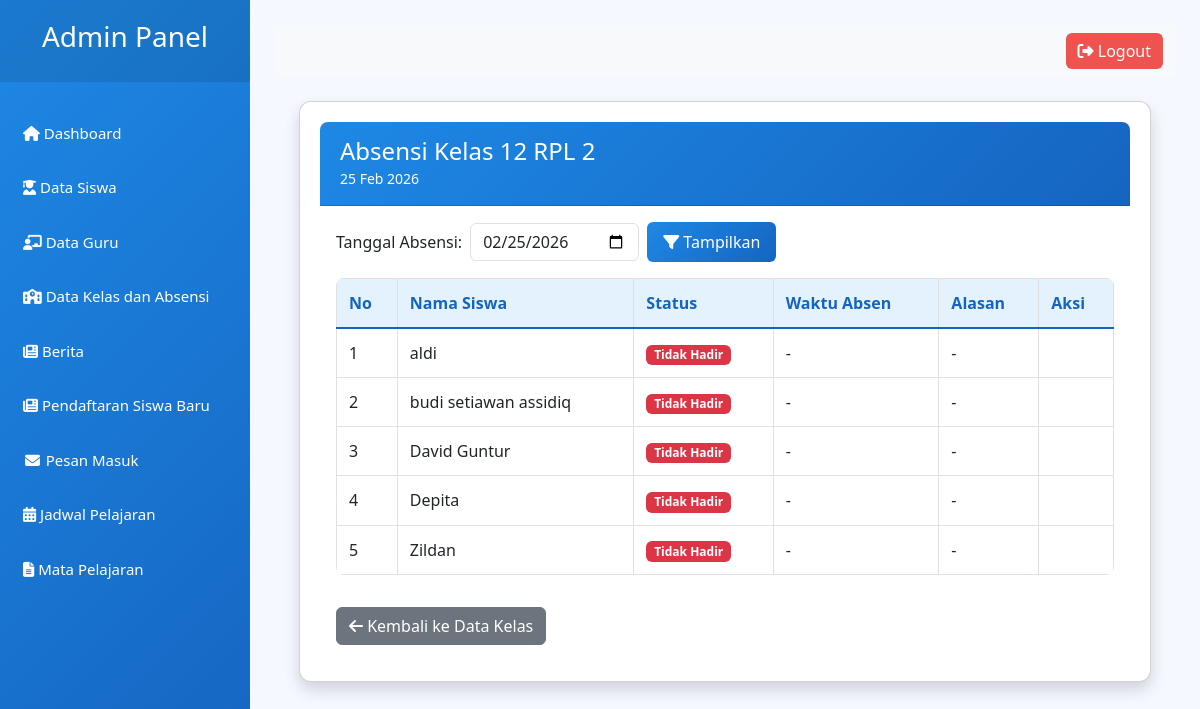
Screenshot of /backend/admin.php?page=absensi&kelas=28 (signed in) with the database file from the repository.
### tables this page shows
CREATE TABLE `kelas` (
  `kelas_id` int NOT NULL,
  `nama` varchar(255) NOT NULL,
  `qr_code` varchar(255) DEFAULT NULL
);

CREATE TABLE `siswa` (
  `siswa_id` int NOT NULL,
  `nama` varchar(30) NOT NULL,
  `username` varchar(50) DEFAULT NULL,
  `password` varchar(255) DEFAULT NULL,
  `kelas_id` int DEFAULT NULL,
  `last_login` datetime DEFAULT NULL,
  `login_time` datetime DEFAULT NULL,
  `login_status` enum('success','failed') DEFAULT NULL,
  `login_photo` varchar(255) DEFAULT NULL,
  `last_attendance` datetime DEFAULT NULL,
  `nis` varchar(20) DEFAULT NULL,
  `email` varchar(100) DEFAULT NULL,
  `telepon` varchar(20) DEFAULT NULL
);

### backend/modules/absensi.php (the view, shortened to what this page needs)
<?php
$kelas_filter = isset($_GET['kelas']) ? intval($_GET['kelas']) : 0;
$kelas_nama = '';
$kelas_stmt = $db->prepare("SELECT nama FROM kelas WHERE kelas_id = ?");
if ($kelas_stmt) {
    $kelas_stmt->bind_param("i", $kelas_filter);
    $kelas_stmt->execute();
    $kelas_stmt->bind_result($kelas_nama);
}
$siswa_stmt = $db->prepare("SELECT siswa_id, nama FROM siswa WHERE kelas_id = ? ORDER BY nama ASC");
if ($siswa_stmt) {
    $siswa_stmt->bind_param("i", $kelas_filter);
    $siswa_stmt->execute();
    $siswa_result = $siswa_stmt->get_result();
} else {
    echo "<div class='alert alert-danger m-4'>Gagal mengambil data siswa: " . htmlspecialchars($db->error) . "</div>";
    return;
}
$tanggal = isset($_GET['date']) ? $_GET['date'] : date('Y-m-d');
?>
<div class="container-fluid py-4">
    <div class="row">
        <div class="col-12 col-lg-12">
            <div class="card shadow">
                <div class="card-header bg-primary text-white">
                    <h4 class="mb-0">Absensi Kelas <?= htmlspecialchars($kelas_nama) ?></h4>
                    <small><?= date('d M Y', strtotime($tanggal)) ?></small>
                </div>
                <div class="card-body">
                    <div class="mb-3">
                        <form method="get" action="admin.php" class="row g-2 align-items-center">
                            <div class="col-auto">
                                <label for="filterTanggal" class="form-label mb-0">Tanggal Absensi:</label>
                            </div>
                            <div class="col-auto">
                                <input type="date" id="filterTanggal" name="date" class="form-control"
                                    value="<?= htmlspecialchars($tanggal) ?>">
                            </div>
                            <div class="col-auto">
                                <button type="submit" class="btn btn-primary">
                                    <i class="fas fa-filter"></i> Tampilkan
                                </button>
                            </div>
                        </form>
                    </div>
                    <div class="table-responsive">
                        <table class="table table-hover table-bordered align-middle">
                            <thead class="table-light">
                                <tr>
                                    <th>No</th>
                                    <th>Nama Siswa</th>
                                    <th>Status</th>
                                    <th>Waktu Absen</th>
                                    <th>Alasan</th>
                                    <th>Aksi</th>
                                </tr>
                            </thead>
                            <tbody>
                                <?php
                                $no = 1;
                                $hadir_map = [];
                                $alasan_map = [];
                                while ($row = $siswa_result->fetch_assoc()) {
                                    $siswa_id = $row['siswa_id'];
                                    if (isset($alasan_map[$siswa_id]) && !empty($alasan_map[$siswa_id]['status'])) {
                                        $status_text = $alasan_map[$siswa_id]['status'];
                                        $waktu = $alasan_map[$siswa_id]['waktu_alasan'] ? date('H:i', strtotime($alasan_map[$siswa_id]['waktu_alasan'])) : '-';
                                        $alasan = htmlspecialchars($alasan_map[$siswa_id]['alasan']);
                                    }
                                    elseif (isset($hadir_map[$siswa_id])) {
                                        $status_text = $hadir_map[$siswa_id]['status'];
                                        $waktu = $hadir_map[$siswa_id]['waktu_absen'] ? date('H:i', strtotime($hadir_map[$siswa_id]['waktu_absen'])) : '-';
                                        $alasan = '-';
                                    }
                                    else {
                                        $status_text = 'Tidak Hadir';
                                        $waktu = '-';
                                        $alasan = '-';
                                    }
                                    $alasan_btn = '';
                                    $status_class = 'bg-secondary';
                                    if ($status_text == 'Alpha' || $status_text == 'Tidak Hadir')
                                        $status_class = 'bg-danger';
                                    echo "<tr>
                                        <td>{$no}</td>
                                        <td>" . htmlspecialchars($row['nama']) . "</td>
                                        <td><span class='badge " . $status_class . "'>$status_text</span></td>
                                        <td>$waktu</td>
                                        <td>$alasan</td>
                                        <td>" . $alasan_btn . "</td>
                                    </tr>";
                                    $no++;
                                }
                                ?>
                            </tbody>
                        </table>
                    </div>
                    <a href="?page=kelas" class="btn btn-secondary mt-3"><i class="fas fa-arrow-left"></i> Kembali ke
                        Data Kelas</a>
                </div>
            </div>
        </div>
    </div>
</div>

### backend/admin.php (style rules this page uses)
* { box-sizing: border-box; }
body { margin: 0; font-family: 'Segoe UI', Tahoma, Geneva, Verdana, sans-serif; background-color: #f5f8ff; color: #333; }
.card { background: white; border-radius: 12px; padding: 20px; margin-bottom: 20px; box-shadow: 0 2px 8px rgba(0, 0, 0, 0.08); }
.card-header { background: linear-gradient(135deg, #1e88e5 0%, #1565c0 100%); color: white; border-radius: 8px 8px 0 0 !important; padding: 15px 20px; }
.table { background: white; border-radius: 8px; overflow: hidden; }
.table th { background-color: #e3f2fd; color: #1565c0; font-weight: 600; border-bottom: 2px solid #1565c0; }
.table td, .table th { padding: 12px; vertical-align: middle; }
.btn-primary { background: linear-gradient(135deg, #1e88e5 0%, #1565c0 100%); border: none; padding: 8px 16px; border-radius: 6px; }

### rows the page displays
kelas: nama "12 RPL 2"
siswa: nama "aldi", siswa_id "Tidak Hadir", siswa_id "-"
siswa: nama "budi setiawan assidiq", siswa_id "Tidak Hadir", siswa_id "-"
siswa: nama "David Guntur", siswa_id "Tidak Hadir", siswa_id "-"
siswa: nama "Depita", siswa_id "Tidak Hadir", siswa_id "-"
siswa: nama "Zildan", siswa_id "Tidak Hadir", siswa_id "-"

### other values shown
date('d M Y', strtotime($tanggal)) "25 Feb 2026"
